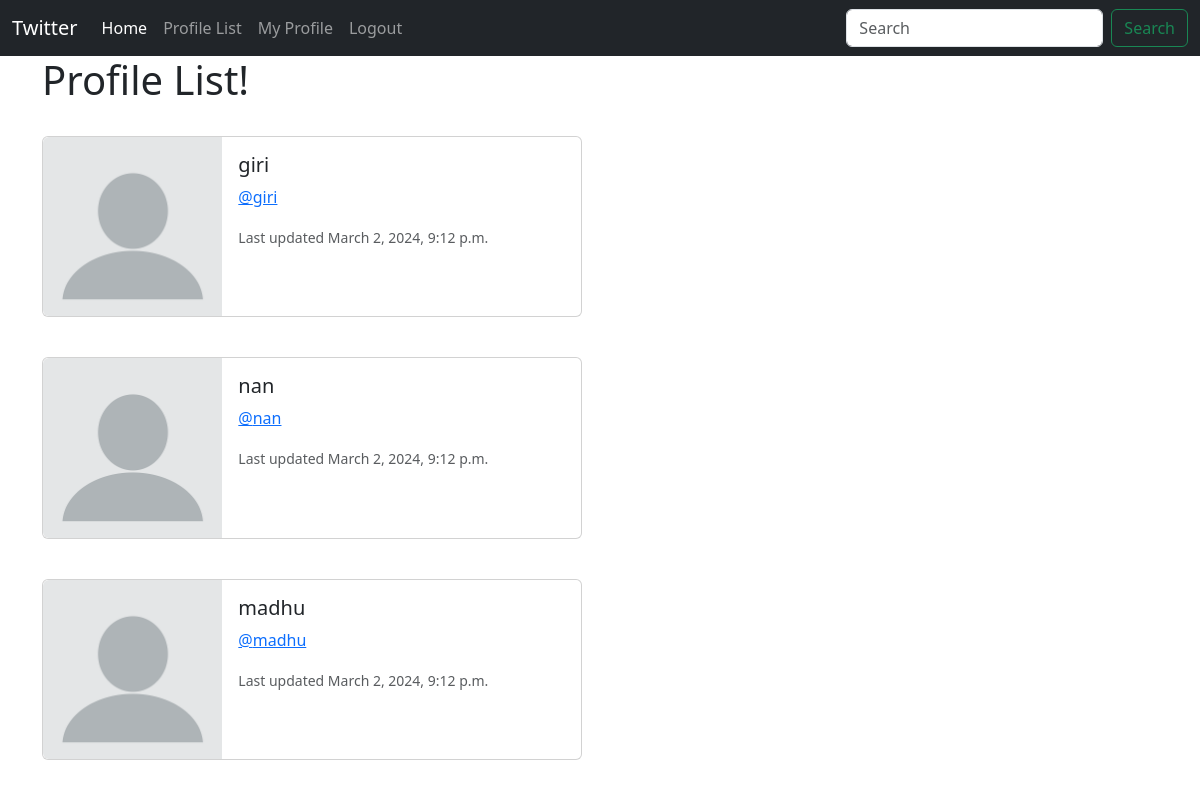
Before: /profile_list/ (signed in) with the older database file.
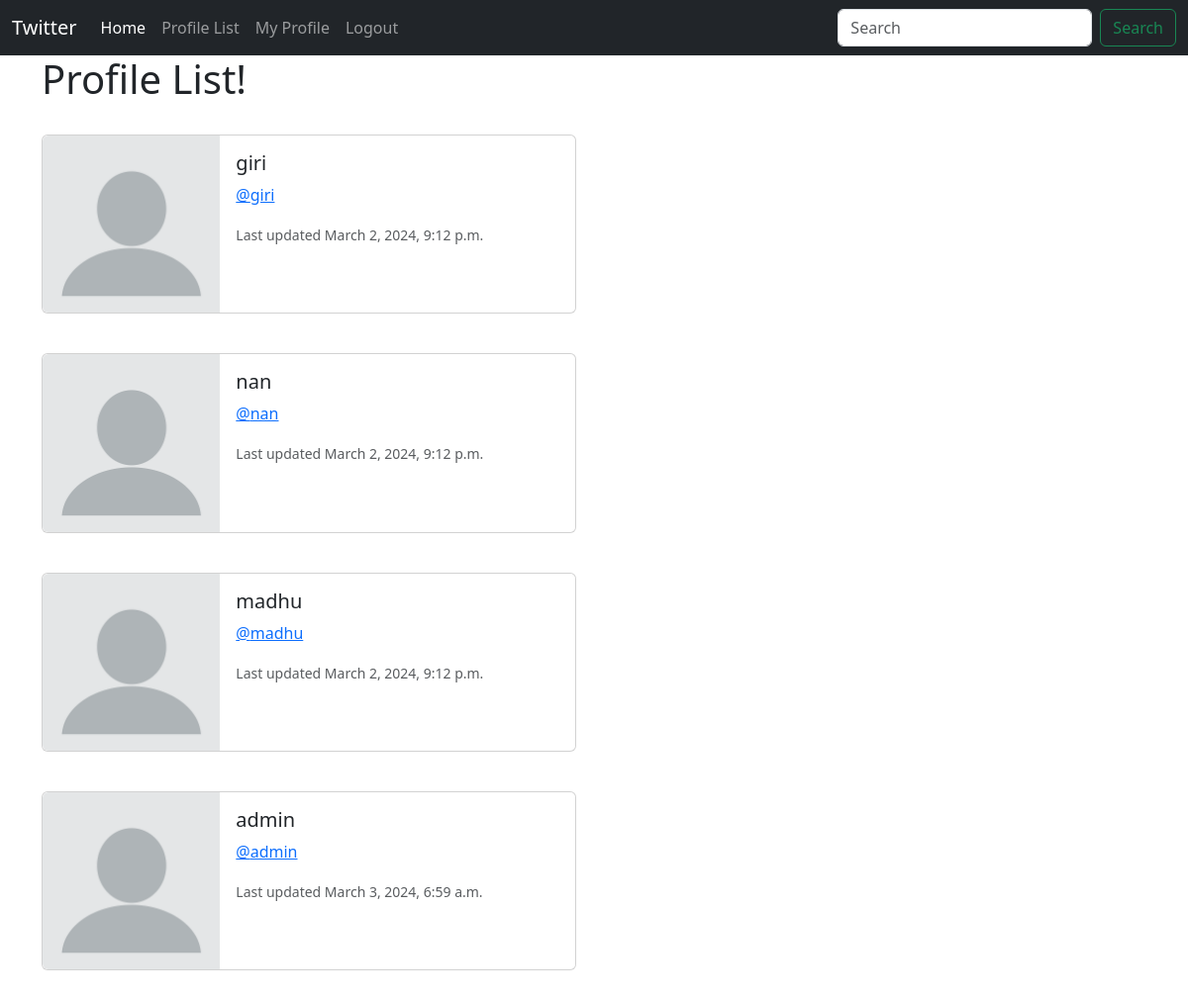
After: the same page with the newer database file.
### social/models.py (models this page shows, shortened)
class Profile(models.Model):
    user =models.OneToOneField(User, on_delete=models.CASCADE)
    follows =models.ManyToManyField("self", related_name="followed_by", symmetrical=False, blank=True)
    date_modified = models.DateTimeField(User, auto_now=True)

### social/views.py (the view)
# urls.py: path('profile_list/', views.profile_list, name="profile_list"),
def profile_list(request):
    if request.user.is_authenticated:
        profiles = Profile.objects.exclude(user=request.user)
        context = {"profiles": profiles}
        return render(request, 'profile_list.html', context)
    else:
        messages.success(request,("You must be Login for viewing this page"))
        return redirect('home')

### social/templates/profile_list.html
{%extends 'base.html'%}
{% load static %}
{%block content%}
<h1>Profile List!</h1>
<br>
{% if profiles%}
    {%for profile in profiles %}
    <div class="card mb-3" style="max-width: 540px;">
        <div class="row g-0">
          <div class="col-md-4">
            <img src="{% static 'images/profile.webp' %}" class="img-fluid rounded-start" alt="...">
          </div>
          <div class="col-md-8">
            <div class="card-body">
              <h5 class="card-title">{{profile.user.username}}</h5>
              <p class="card-text"><a href="{%url 'profile' profile.user.id%}">@{{profile.user.username | lower}}</a></p>
              <p class="card-text"><small class="text-body-secondary">Last updated {{profile.date_modified}}</small></p>
            </div>
          </div>
        </div>
      </div> <br>
    {% endfor %}
{%endif%}
{%endblock%}

### social/templates/base.html (shortened to what this page needs)
<!doctype html>
<html lang="en">
  <head>
    <link href="https://cdn.jsdelivr.net/npm/bootstrap@5.3.3/dist/css/bootstrap.min.css" rel="stylesheet">
  </head>
  <body>
    {%include 'navbar.html' %}
    <div class="container">
        {%block content%}
        {%endblock%}
    </div>
  </body>
</html>

### social/templates/navbar.html (shortened to what this page needs)
<nav class="navbar navbar-expand-lg navbar-dark bg-dark">
    <div class="container-fluid">
      <a class="navbar-brand" href="{% url 'home'%}">Twitter</a>
      <div class="collapse navbar-collapse" id="navbarSupportedContent">
        <ul class="navbar-nav me-auto mb-2 mb-lg-0 ">
          <li class="nav-item">
            <a class="nav-link active" aria-current="page" href="{% url 'home'%}">Home</a>
          </li>
          <li class="nav-item">
            <a class="nav-link" href="{% url 'profile_list'%}">Profile List</a>
          </li>
          {% if  user.is_authenticated%}
            <li class="nav-item">
              <a class="nav-link" href="{% url 'profile' request.user.id %}">My Profile </a>
            </li>
            <li class="nav-item">
              <a class="nav-link" href="{% url 'logout'%}">Logout </a>
            </li>
          {% else %}
            <li class="nav-item">
              <a class="nav-link" href="{% url 'login'  %}">Login </a>
            </li>
          {%endif%}
        </ul>
        <form class="d-flex">
          <input class="form-control me-2" type="search" placeholder="Search" aria-label="Search">
          <button class="btn btn-outline-success" type="submit">Search</button>
        </form>
      </div>
    </div>
  </nav>

Changed rows visible on the page:
added Profile: user.username "admin", date_modified "March 3, 2024, 6:59 a.m."
